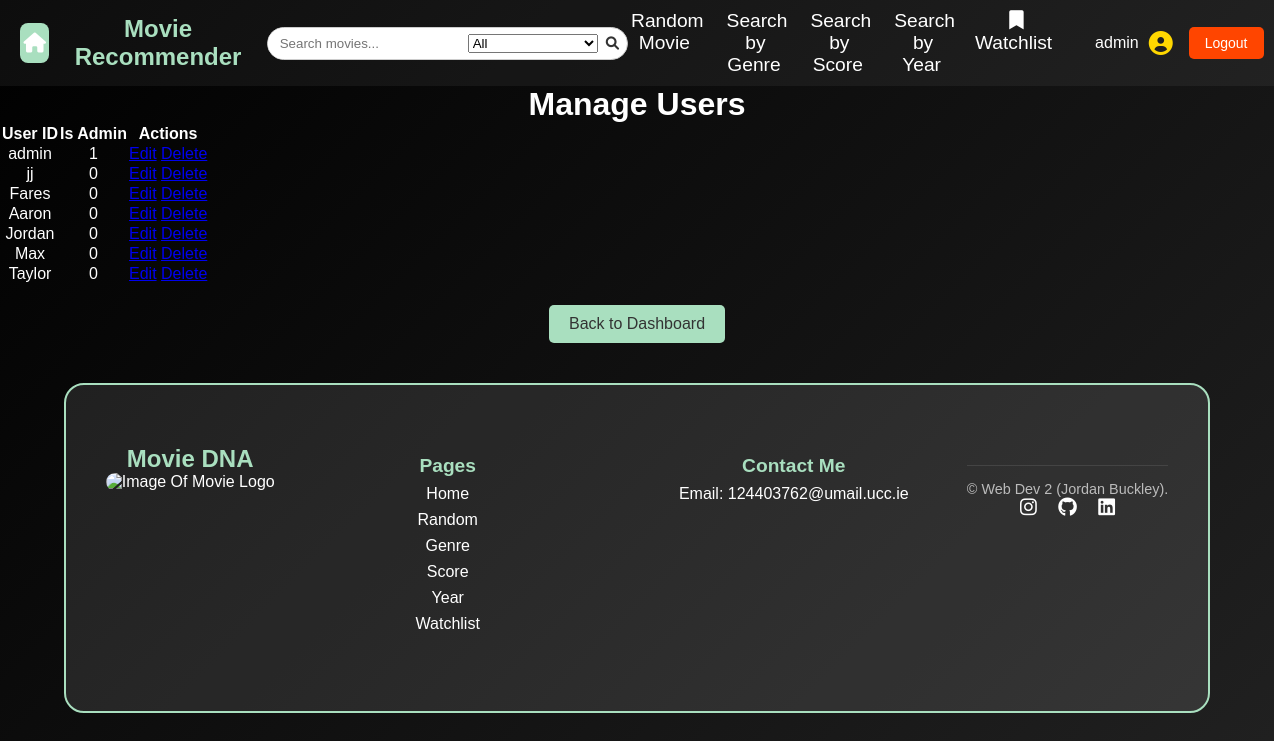
/admin/manage_users (signed in), run on an earlier commit of the app's database.
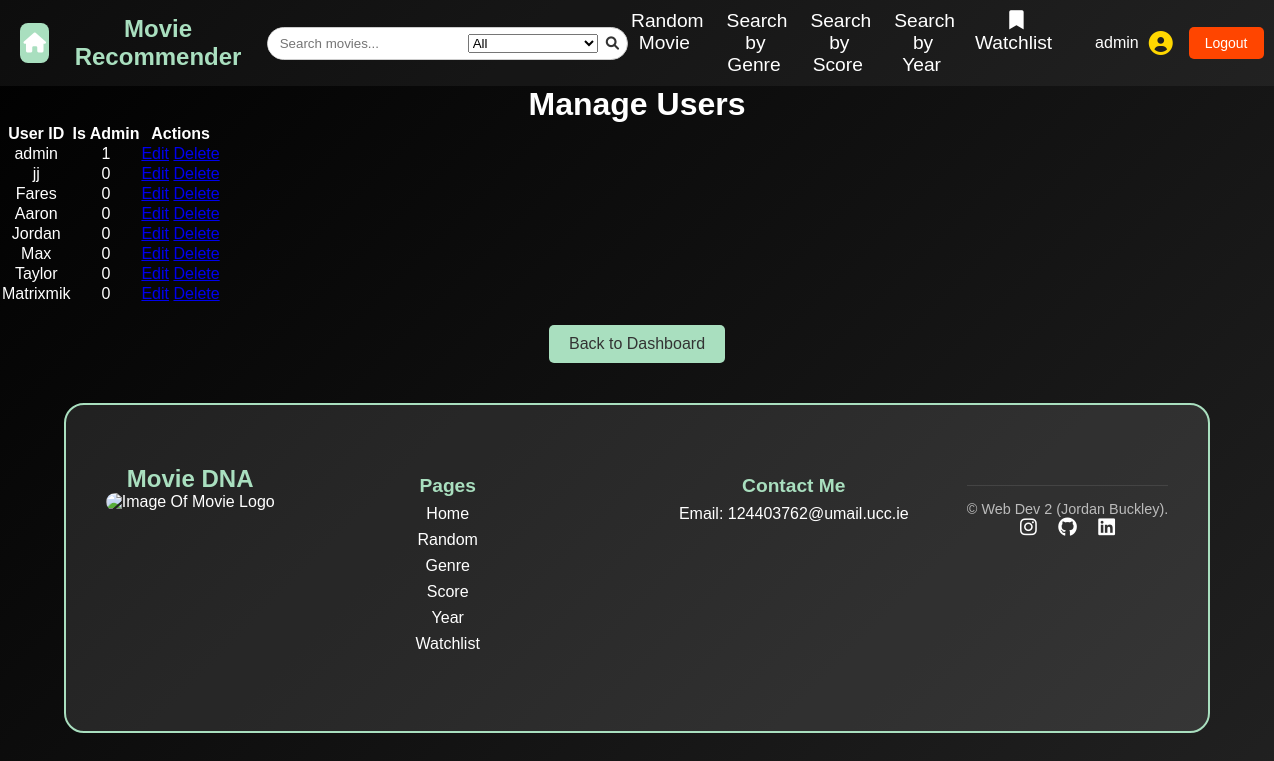
And on a later commit of the database.
### tables this page shows
CREATE TABLE users (
    user_id TEXT PRIMARY KEY,
    password TEXT NOT NULL
, is_admin BOOLEAN DEFAULT FALSE);

### app.py (the view)
@app.route("/admin/manage_users")
@login_required
def manage_users():
    if not g.is_admin:
        return "Access denied. Admins only.", 403
    db = get_db()
    users = db.execute("SELECT * FROM users").fetchall()
    return render_template("manage_users.html", users=users)

### app.py (called while the page is built)
@app.before_request
def load_logged_in_user():
    g.user = session.get("user_id")
    g.is_admin = session.get("is_admin", False)

def login_required(view):
    @wraps(view)
    def wrapped_view(*args, **kwargs):
        if g.user is None:
            return(redirect(url_for("login", next=request.url)))
        return view(*args, **kwargs)
    return wrapped_view

### database.py (called while the page is built)
def get_db():
    if "db" not in g:
        g.db = sqlite3.connect(DATABASE,
                                detect_types=sqlite3.PARSE_DECLTYPES
                        )
        g.db.row_factory = sqlite3.Row
    return g.db

### templates/manage_users.html
{% extends "base.html" %}
{% block main_content %}
<h1>Manage Users</h1>
<table>
    <thead>
        <tr>
            <th>User ID</th>
            <th>Is Admin</th>
            <th>Actions</th>
        </tr>
    </thead>
    <tbody>
        {% for user in users %}
        <tr>
            <td>{{ user.user_id }}</td>
            <td>{{ user.is_admin }}</td>
            <td>
                <a href="{{ url_for('edit_user', user_id=user.user_id) }}">Edit</a>
                <a href="{{ url_for('delete_user', user_id=user.user_id) }}">Delete</a>
            </td>
        </tr>
        {% endfor %}
    </tbody>
</table>
<a href="{{ url_for('admin_dashboard') }}" class="back-button">Back to Dashboard</a>
{% endblock %}

### templates/base.html (shortened to what the changed rows need)
<!DOCTYPE html>
<html lang="en">
<head>
    <link rel="stylesheet" href="{{ url_for('static', filename='styles.css') }}">
    <link rel="stylesheet" href="https://cdnjs.cloudflare.com/ajax/libs/font-awesome/6.0.0/css/all.min.css">
</head>
<body>
    <header>
        <nav>
            <section id="nav-container">
                <section id="nav-user">
                    {% if session['user_id'] %}
                    <section id="user-info">
                        <p id="username">{{ session['user_id'] }}</p>
                        <i class="fas fa-user-circle" id="user-icon"></i>
                    </section>
                    <a href="{{ url_for('logout') }}" id="logout-btn">Logout</a>
                    {% else %}
                    <a href="{{ url_for('login') }}" id="login-btn">Login</a>
                    <a href="{{ url_for('registration') }}" id="register-btn">Register</a>
                    {% endif %}
                </section>
            </section>
        </nav>
    </header>
    <main>
        {% block main_content %}{% endblock %}
    </main>
    <footer class="footer">
        <section class="footer-container">
            <section class="footer-logo">
                <h2>Movie DNA</h2>
            </section>
    </footer>
</body>
</html>

What changed in the data, as far as the page shows it:
added users: user_id "Matrixmik", is_admin "0"
